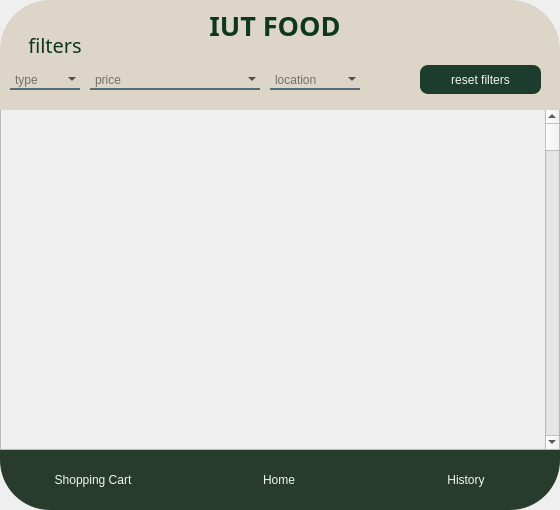
<?xml version="1.0" encoding="UTF-8"?>
<ui version="4.0">
 <class>CustomerMenu</class>
 <widget class="QWidget" name="CustomerMenu">
  <property name="geometry">
   <rect>
    <x>0</x>
    <y>0</y>
    <width>560</width>
    <height>510</height>
   </rect>
  </property>
  <property name="windowTitle">
   <string>Form</string>
  </property>
  <widget class="QStackedWidget" name="stackedWidget">
   <property name="geometry">
    <rect>
     <x>0</x>
     <y>0</y>
     <width>560</width>
     <height>510</height>
    </rect>
   </property>
   <property name="currentIndex">
    <number>0</number>
   </property>
   <widget class="QWidget" name="page">
    <widget class="QPushButton" name="HistoryButton">
     <property name="geometry">
      <rect>
       <x>372</x>
       <y>450</y>
       <width>188</width>
       <height>60</height>
      </rect>
     </property>
     <property name="styleSheet">
      <string notr="true">QPushButton#HistoryButton {
    background-color: rgba(40, 60, 45, 255);   
    color: #F0F8F2;                
    border-bottom-right-radius: 50px;              
    padding: 6px 20px;
}

QPushButton#HistoryButton:hover {
    background-color: rgba(55, 80, 60, 255);   
}

QPushButton#HistoryButton:pressed {
    background-color: rgba(30, 40, 30, 255);    
    padding-left: 8px;
    padding-top: 8px;
}
</string>
     </property>
     <property name="text">
      <string>History</string>
     </property>
    </widget>
    <widget class="QPushButton" name="homeButton">
     <property name="geometry">
      <rect>
       <x>186</x>
       <y>450</y>
       <width>186</width>
       <height>60</height>
      </rect>
     </property>
     <property name="styleSheet">
      <string notr="true">QPushButton#homeButton {
    background-color: rgba(40, 60, 45, 255);   
    color: #F0F8F2;                
    border-bottom-left-radius: 0px;              
    padding: 6px 20px;
}

QPushButton#homeButton:hover {
    background-color: rgba(55, 80, 60, 255);   
}

QPushButton#homeButton:pressed {
    background-color: rgba(30, 40, 30, 255);    
    padding-left: 8px;
    padding-top: 8px;
}
</string>
     </property>
     <property name="text">
      <string>Home</string>
     </property>
    </widget>
    <widget class="QPushButton" name="shoppingCartButton">
     <property name="geometry">
      <rect>
       <x>0</x>
       <y>450</y>
       <width>186</width>
       <height>60</height>
      </rect>
     </property>
     <property name="styleSheet">
      <string notr="true">QPushButton#shoppingCartButton {
    background-color: rgba(40, 60, 45, 255);   
    color: #F0F8F2;                              
    border-bottom-left-radius: 50px;
    padding: 6px 20px;
}

QPushButton#shoppingCartButton:hover {
    background-color: rgba(55, 80, 60, 255);   
}

QPushButton#shoppingCartButton:pressed {
    background-color: rgba(30, 40, 30, 255);    
    padding-left: 8px;
    padding-top: 8px;
}
</string>
     </property>
     <property name="text">
      <string>Shopping Cart</string>
     </property>
    </widget>
    <widget class="QScrollArea" name="scrollArea">
     <property name="geometry">
      <rect>
       <x>0</x>
       <y>109</y>
       <width>560</width>
       <height>341</height>
      </rect>
     </property>
     <property name="styleSheet">
      <string notr="true">QScrollArea, QScrollArea &gt; QWidget &gt; QWidget {
    background-color: rgba(220, 213, 200, 1);
}
QScrollBar:vertical, QScrollBar:horizontal {
    width: 0px;
    height: 0px;
}</string>
     </property>
     <property name="widgetResizable">
      <bool>true</bool>
     </property>
     <widget class="QWidget" name="scrollAreaWidgetContents">
      <property name="geometry">
       <rect>
        <x>0</x>
        <y>0</y>
        <width>558</width>
        <height>20000</height>
       </rect>
      </property>
      <property name="minimumSize">
       <size>
        <width>0</width>
        <height>20000</height>
       </size>
      </property>
      <widget class="QWidget" name="verticalLayoutWidget">
       <property name="geometry">
        <rect>
         <x>0</x>
         <y>0</y>
         <width>560</width>
         <height>540</height>
        </rect>
       </property>
       <layout class="QVBoxLayout" name="verticalLayout">
        <property name="sizeConstraint">
         <enum>QLayout::SizeConstraint::SetFixedSize</enum>
        </property>
       </layout>
      </widget>
     </widget>
    </widget>
    <widget class="QLabel" name="label_3">
     <property name="geometry">
      <rect>
       <x>0</x>
       <y>0</y>
       <width>560</width>
       <height>110</height>
      </rect>
     </property>
     <property name="font">
      <font>
       <pointsize>20</pointsize>
      </font>
     </property>
     <property name="styleSheet">
      <string notr="true">background-color:rgba(220, 213, 200, 1);
border-top-right-radius: 50px;
border-top-left-radius: 50px;</string>
     </property>
     <property name="text">
      <string/>
     </property>
    </widget>
    <widget class="QLabel" name="label_5">
     <property name="geometry">
      <rect>
       <x>180</x>
       <y>0</y>
       <width>190</width>
       <height>51</height>
      </rect>
     </property>
     <property name="font">
      <font>
       <family>Bauhaus 93</family>
       <pointsize>20</pointsize>
       <italic>false</italic>
       <bold>true</bold>
      </font>
     </property>
     <property name="layoutDirection">
      <enum>Qt::LayoutDirection::LeftToRight</enum>
     </property>
     <property name="styleSheet">
      <string notr="true">color:rgba(13, 55, 30, 1);</string>
     </property>
     <property name="text">
      <string>IUT FOOD</string>
     </property>
     <property name="textFormat">
      <enum>Qt::TextFormat::AutoText</enum>
     </property>
     <property name="alignment">
      <set>Qt::AlignmentFlag::AlignCenter</set>
     </property>
    </widget>
    <widget class="QComboBox" name="locationComboBox">
     <property name="geometry">
      <rect>
       <x>270</x>
       <y>70</y>
       <width>90</width>
       <height>20</height>
      </rect>
     </property>
     <property name="styleSheet">
      <string notr="true">QComboBox {
	background-color:rgba(0, 0, 0, 0);
	border:none;
	border-bottom:2px solid rgba(46, 82, 101, 200);
	color:rgba(0, 0, 0, 240);
}

QComboBox QAbstractItemView {
    background-color: rgba(66, 90, 81, 200);      
    selection-background-color: rgba(60, 100, 80, 255);
    color: #F0F8F2;
    border: 1px solid rgba(100, 150, 120, 100);
}
</string>
     </property>
     <property name="currentText">
      <string/>
     </property>
     <property name="placeholderText">
      <string>location</string>
     </property>
    </widget>
    <widget class="QComboBox" name="priceComboBox">
     <property name="geometry">
      <rect>
       <x>90</x>
       <y>70</y>
       <width>170</width>
       <height>20</height>
      </rect>
     </property>
     <property name="styleSheet">
      <string notr="true">QComboBox {
	background-color:rgba(0, 0, 0, 0);
	border:none;
	border-bottom:2px solid rgba(46, 82, 101, 200);
	color:rgba(0, 0, 0, 240);
}

QComboBox QAbstractItemView {
    background-color: rgba(66, 90, 81, 200);      
    selection-background-color: rgba(60, 100, 80, 255);
    color: #F0F8F2;
    border: 1px solid rgba(100, 150, 120, 100);
}
</string>
     </property>
     <property name="currentText">
      <string/>
     </property>
     <property name="placeholderText">
      <string>price</string>
     </property>
    </widget>
    <widget class="QComboBox" name="typeComboBox">
     <property name="geometry">
      <rect>
       <x>10</x>
       <y>70</y>
       <width>70</width>
       <height>20</height>
      </rect>
     </property>
     <property name="styleSheet">
      <string notr="true">QComboBox {
	background-color:rgba(0, 0, 0, 0);
	border:none;
	border-bottom:2px solid rgba(46, 82, 101, 200);
	color:rgba(0, 0, 0, 240);
}

QComboBox QAbstractItemView {
    background-color: rgba(66, 90, 81, 200);      
    selection-background-color: rgba(60, 100, 80, 255);
    color: #F0F8F2;
    border: 1px solid rgba(100, 150, 120, 100);
}
</string>
     </property>
     <property name="currentText">
      <string/>
     </property>
     <property name="placeholderText">
      <string>type</string>
     </property>
    </widget>
    <widget class="QLabel" name="label_6">
     <property name="geometry">
      <rect>
       <x>10</x>
       <y>30</y>
       <width>90</width>
       <height>30</height>
      </rect>
     </property>
     <property name="font">
      <font>
       <family>Eras ITC</family>
       <pointsize>15</pointsize>
       <italic>false</italic>
       <bold>false</bold>
      </font>
     </property>
     <property name="layoutDirection">
      <enum>Qt::LayoutDirection::LeftToRight</enum>
     </property>
     <property name="styleSheet">
      <string notr="true">color:rgba(13, 55, 30, 1);</string>
     </property>
     <property name="text">
      <string>filters</string>
     </property>
     <property name="textFormat">
      <enum>Qt::TextFormat::AutoText</enum>
     </property>
     <property name="alignment">
      <set>Qt::AlignmentFlag::AlignCenter</set>
     </property>
    </widget>
    <widget class="QPushButton" name="resetFiltersButton">
     <property name="geometry">
      <rect>
       <x>420</x>
       <y>65</y>
       <width>121</width>
       <height>29</height>
      </rect>
     </property>
     <property name="styleSheet">
      <string notr="true">QPushButton#resetFiltersButton {
    background-color: rgba(30, 60, 45, 255);   
    color: #F0F8F2;                              
    border-radius: 8px;
    padding: 6px 20px;
}

QPushButton#resetFiltersButton:hover {
    background-color: rgba(45, 80, 60, 255);   
}

QPushButton#resetFiltersButton:pressed {
    background-color: rgba(20, 40, 30, 255);    
    padding-left: 8px;
    padding-top: 8px;
}
</string>
     </property>
     <property name="text">
      <string>reset filters</string>
     </property>
    </widget>
    <widget class="QPushButton" name="orderTrackingButton">
     <property name="geometry">
      <rect>
       <x>280</x>
       <y>510</y>
       <width>140</width>
       <height>60</height>
      </rect>
     </property>
     <property name="styleSheet">
      <string notr="true">QPushButton#orderTrackingButton {
    background-color: rgba(40, 60, 45, 255);   
    color: #F0F8F2;                
    border-bottom-left-radius: 0px;              
    padding: 6px 20px;
}

QPushButton#orderTrackingButton:hover {
    background-color: rgba(55, 80, 60, 255);   
}

QPushButton#orderTrackingButton:pressed {
    background-color: rgba(30, 40, 30, 255);    
    padding-left: 8px;
    padding-top: 8px;
}
</string>
     </property>
     <property name="text">
      <string>Order tracking</string>
     </property>
    </widget>
   </widget>
   <widget class="QWidget" name="shoppingCartPage">
    <widget class="QFrame" name="cartScrollHolder">
     <property name="geometry">
      <rect>
       <x>-10</x>
       <y>70</y>
       <width>360</width>
       <height>390</height>
      </rect>
     </property>
     <property name="frameShape">
      <enum>QFrame::Shape::StyledPanel</enum>
     </property>
     <property name="frameShadow">
      <enum>QFrame::Shadow::Raised</enum>
     </property>
    </widget>
    <widget class="QLabel" name="label_14">
     <property name="geometry">
      <rect>
       <x>0</x>
       <y>0</y>
       <width>560</width>
       <height>80</height>
      </rect>
     </property>
     <property name="font">
      <font>
       <pointsize>20</pointsize>
      </font>
     </property>
     <property name="styleSheet">
      <string notr="true">background-color:rgba(220, 213, 200, 1);
border-top-right-radius: 50px;
border-top-left-radius: 50px;</string>
     </property>
     <property name="text">
      <string/>
     </property>
    </widget>
    <widget class="QLabel" name="label_15">
     <property name="geometry">
      <rect>
       <x>150</x>
       <y>0</y>
       <width>261</width>
       <height>70</height>
      </rect>
     </property>
     <property name="font">
      <font>
       <family>Bauhaus 93</family>
       <pointsize>20</pointsize>
       <italic>false</italic>
       <bold>true</bold>
      </font>
     </property>
     <property name="layoutDirection">
      <enum>Qt::LayoutDirection::LeftToRight</enum>
     </property>
     <property name="styleSheet">
      <string notr="true">color:rgba(13, 55, 30, 1);</string>
     </property>
     <property name="text">
      <string>Shopping Cart</string>
     </property>
     <property name="textFormat">
      <enum>Qt::TextFormat::AutoText</enum>
     </property>
     <property name="alignment">
      <set>Qt::AlignmentFlag::AlignCenter</set>
     </property>
    </widget>
    <widget class="QLabel" name="label_16">
     <property name="geometry">
      <rect>
       <x>330</x>
       <y>80</y>
       <width>230</width>
       <height>370</height>
      </rect>
     </property>
     <property name="font">
      <font>
       <pointsize>20</pointsize>
      </font>
     </property>
     <property name="styleSheet">
      <string notr="true">background-color:rgba(220, 213, 200, 1);</string>
     </property>
     <property name="text">
      <string/>
     </property>
    </widget>
    <widget class="QLabel" name="label_4">
     <property name="geometry">
      <rect>
       <x>330</x>
       <y>80</y>
       <width>230</width>
       <height>270</height>
      </rect>
     </property>
     <property name="styleSheet">
      <string notr="true">background-color:rgba(0, 0, 0, 80);
border-bottom-right-radius: 50px;
border-bottom-left-radius: 50px;
border-top-left-radius: 50px;
border-top-right-radius: 50px;</string>
     </property>
     <property name="text">
      <string/>
     </property>
    </widget>
    <widget class="QLabel" name="label_17">
     <property name="geometry">
      <rect>
       <x>330</x>
       <y>90</y>
       <width>241</width>
       <height>60</height>
      </rect>
     </property>
     <property name="font">
      <font>
       <family>8514oem</family>
       <pointsize>15</pointsize>
       <italic>false</italic>
       <bold>false</bold>
      </font>
     </property>
     <property name="layoutDirection">
      <enum>Qt::LayoutDirection::LeftToRight</enum>
     </property>
     <property name="styleSheet">
      <string notr="true">color:rgba(13, 55, 30, 1);</string>
     </property>
     <property name="text">
      <string>Number of orders :</string>
     </property>
     <property name="textFormat">
      <enum>Qt::TextFormat::AutoText</enum>
     </property>
     <property name="alignment">
      <set>Qt::AlignmentFlag::AlignCenter</set>
     </property>
    </widget>
    <widget class="QLabel" name="numberOfOrders">
     <property name="geometry">
      <rect>
       <x>350</x>
       <y>150</y>
       <width>170</width>
       <height>31</height>
      </rect>
     </property>
     <property name="font">
      <font>
       <family>Informal Roman</family>
       <pointsize>25</pointsize>
       <italic>false</italic>
       <bold>true</bold>
      </font>
     </property>
     <property name="layoutDirection">
      <enum>Qt::LayoutDirection::LeftToRight</enum>
     </property>
     <property name="styleSheet">
      <string notr="true">color:rgba(13, 55, 30, 1);</string>
     </property>
     <property name="text">
      <string>number</string>
     </property>
     <property name="textFormat">
      <enum>Qt::TextFormat::AutoText</enum>
     </property>
     <property name="alignment">
      <set>Qt::AlignmentFlag::AlignLeading|Qt::AlignmentFlag::AlignLeft|Qt::AlignmentFlag::AlignVCenter</set>
     </property>
    </widget>
    <widget class="QLabel" name="label_13">
     <property name="geometry">
      <rect>
       <x>330</x>
       <y>190</y>
       <width>230</width>
       <height>60</height>
      </rect>
     </property>
     <property name="font">
      <font>
       <family>8514oem</family>
       <pointsize>15</pointsize>
       <italic>false</italic>
       <bold>false</bold>
      </font>
     </property>
     <property name="layoutDirection">
      <enum>Qt::LayoutDirection::LeftToRight</enum>
     </property>
     <property name="styleSheet">
      <string notr="true">color:rgba(13, 55, 30, 1);</string>
     </property>
     <property name="text">
      <string>Total price of orders :</string>
     </property>
     <property name="textFormat">
      <enum>Qt::TextFormat::AutoText</enum>
     </property>
     <property name="alignment">
      <set>Qt::AlignmentFlag::AlignCenter</set>
     </property>
    </widget>
    <widget class="QLabel" name="totalPrice">
     <property name="geometry">
      <rect>
       <x>350</x>
       <y>255</y>
       <width>160</width>
       <height>31</height>
      </rect>
     </property>
     <property name="font">
      <font>
       <family>Informal Roman</family>
       <pointsize>25</pointsize>
       <italic>false</italic>
       <bold>true</bold>
      </font>
     </property>
     <property name="layoutDirection">
      <enum>Qt::LayoutDirection::LeftToRight</enum>
     </property>
     <property name="styleSheet">
      <string notr="true">color:rgba(13, 55, 30, 1);</string>
     </property>
     <property name="text">
      <string>price</string>
     </property>
     <property name="textFormat">
      <enum>Qt::TextFormat::AutoText</enum>
     </property>
     <property name="alignment">
      <set>Qt::AlignmentFlag::AlignLeading|Qt::AlignmentFlag::AlignLeft|Qt::AlignmentFlag::AlignVCenter</set>
     </property>
    </widget>
    <widget class="QLabel" name="label_18">
     <property name="geometry">
      <rect>
       <x>520</x>
       <y>260</y>
       <width>30</width>
       <height>31</height>
      </rect>
     </property>
     <property name="font">
      <font>
       <family>Informal Roman</family>
       <pointsize>25</pointsize>
       <italic>false</italic>
       <bold>true</bold>
      </font>
     </property>
     <property name="layoutDirection">
      <enum>Qt::LayoutDirection::LeftToRight</enum>
     </property>
     <property name="styleSheet">
      <string notr="true">color:rgba(13, 55, 30, 1);</string>
     </property>
     <property name="text">
      <string>$</string>
     </property>
     <property name="textFormat">
      <enum>Qt::TextFormat::AutoText</enum>
     </property>
     <property name="alignment">
      <set>Qt::AlignmentFlag::AlignLeading|Qt::AlignmentFlag::AlignLeft|Qt::AlignmentFlag::AlignVCenter</set>
     </property>
    </widget>
    <widget class="QPushButton" name="orderButton">
     <property name="geometry">
      <rect>
       <x>390</x>
       <y>370</y>
       <width>110</width>
       <height>60</height>
      </rect>
     </property>
     <property name="styleSheet">
      <string notr="true">QPushButton#orderButton {
    background-color: rgba(40, 60, 45, 255);   
    color: #F0F8F2;                              
    border-bottom-left-radius: 20px;
	border-top-left-radius: 20px;
    border-bottom-right-radius: 20px;
    border-top-right-radius: 20px;
    padding: 6px 20px;
}

QPushButton#orderButton:hover {
    background-color: rgba(55, 80, 60, 255);   
}

QPushButton#orderButton:pressed {
    background-color: rgba(30, 40, 30, 255);    
    padding-left: 8px;
    padding-top: 8px;
}
</string>
     </property>
     <property name="text">
      <string>order</string>
     </property>
    </widget>
    <widget class="QPushButton" name="shoppingCartButton_2">
     <property name="geometry">
      <rect>
       <x>0</x>
       <y>450</y>
       <width>186</width>
       <height>60</height>
      </rect>
     </property>
     <property name="styleSheet">
      <string notr="true">QPushButton#shoppingCartButton_2 {
    background-color: rgba(40, 60, 45, 255);   
    color: #F0F8F2;                              
    border-bottom-left-radius: 50px;
    padding: 6px 20px;
}

QPushButton#shoppingCartButton_2:hover {
    background-color: rgba(55, 80, 60, 255);   
}

QPushButton#shoppingCartButton_2:pressed {
    background-color: rgba(30, 40, 30, 255);    
    padding-left: 8px;
    padding-top: 8px;
}
</string>
     </property>
     <property name="text">
      <string>Shopping Cart</string>
     </property>
    </widget>
    <widget class="QPushButton" name="homeButton_2">
     <property name="geometry">
      <rect>
       <x>186</x>
       <y>450</y>
       <width>186</width>
       <height>60</height>
      </rect>
     </property>
     <property name="styleSheet">
      <string notr="true">QPushButton#homeButton_2 {
    background-color: rgba(40, 60, 45, 255);   
    color: #F0F8F2;                
    border-bottom-left-radius: 0px;              
    padding: 6px 20px;
}

QPushButton#homeButton_2:hover {
    background-color: rgba(55, 80, 60, 255);   
}

QPushButton#homeButton_2:pressed {
    background-color: rgba(30, 40, 30, 255);    
    padding-left: 8px;
    padding-top: 8px;
}
</string>
     </property>
     <property name="text">
      <string>Home</string>
     </property>
    </widget>
    <widget class="QPushButton" name="HistoryButton_2">
     <property name="geometry">
      <rect>
       <x>372</x>
       <y>450</y>
       <width>188</width>
       <height>60</height>
      </rect>
     </property>
     <property name="styleSheet">
      <string notr="true">QPushButton#HistoryButton_2 {
    background-color: rgba(40, 60, 45, 255);   
    color: #F0F8F2;                
    border-bottom-right-radius: 50px;              
    padding: 6px 20px;
}

QPushButton#HistoryButton_2:hover {
    background-color: rgba(55, 80, 60, 255);   
}

QPushButton#HistoryButton_2:pressed {
    background-color: rgba(30, 40, 30, 255);    
    padding-left: 8px;
    padding-top: 8px;
}
</string>
     </property>
     <property name="text">
      <string>History</string>
     </property>
    </widget>
    <widget class="QPushButton" name="orderTrackingButton_2">
     <property name="geometry">
      <rect>
       <x>280</x>
       <y>510</y>
       <width>140</width>
       <height>60</height>
      </rect>
     </property>
     <property name="styleSheet">
      <string notr="true">QPushButton#orderTrackingButton_2 {
    background-color: rgba(40, 60, 45, 255);   
    color: #F0F8F2;                
    border-bottom-left-radius: 0px;              
    padding: 6px 20px;
}

QPushButton#orderTrackingButton_2:hover {
    background-color: rgba(55, 80, 60, 255);   
}

QPushButton#orderTrackingButton_2:pressed {
    background-color: rgba(30, 40, 30, 255);    
    padding-left: 8px;
    padding-top: 8px;
}
</string>
     </property>
     <property name="text">
      <string>Order tracking</string>
     </property>
    </widget>
   </widget>
   <widget class="QWidget" name="HistoryPage">
    <widget class="QFrame" name="historyFrame">
     <property name="geometry">
      <rect>
       <x>210</x>
       <y>70</y>
       <width>360</width>
       <height>390</height>
      </rect>
     </property>
     <property name="frameShape">
      <enum>QFrame::Shape::StyledPanel</enum>
     </property>
     <property name="frameShadow">
      <enum>QFrame::Shadow::Raised</enum>
     </property>
    </widget>
    <widget class="QLabel" name="label_9">
     <property name="geometry">
      <rect>
       <x>0</x>
       <y>0</y>
       <width>560</width>
       <height>80</height>
      </rect>
     </property>
     <property name="font">
      <font>
       <pointsize>20</pointsize>
      </font>
     </property>
     <property name="styleSheet">
      <string notr="true">background-color:rgba(220, 213, 200, 1);
border-top-right-radius: 50px;
border-top-left-radius: 50px;</string>
     </property>
     <property name="text">
      <string/>
     </property>
    </widget>
    <widget class="QLabel" name="label_12">
     <property name="geometry">
      <rect>
       <x>150</x>
       <y>0</y>
       <width>261</width>
       <height>70</height>
      </rect>
     </property>
     <property name="font">
      <font>
       <family>Bauhaus 93</family>
       <pointsize>20</pointsize>
       <italic>false</italic>
       <bold>true</bold>
      </font>
     </property>
     <property name="layoutDirection">
      <enum>Qt::LayoutDirection::LeftToRight</enum>
     </property>
     <property name="styleSheet">
      <string notr="true">color:rgba(13, 55, 30, 1);</string>
     </property>
     <property name="text">
      <string>History</string>
     </property>
     <property name="textFormat">
      <enum>Qt::TextFormat::AutoText</enum>
     </property>
     <property name="alignment">
      <set>Qt::AlignmentFlag::AlignCenter</set>
     </property>
    </widget>
    <widget class="QLabel" name="label_2">
     <property name="geometry">
      <rect>
       <x>0</x>
       <y>80</y>
       <width>230</width>
       <height>371</height>
      </rect>
     </property>
     <property name="styleSheet">
      <string notr="true">background-image: url(:/images/finalback.jpg);</string>
     </property>
     <property name="text">
      <string/>
     </property>
    </widget>
    <widget class="QPushButton" name="deleteHistoryButton">
     <property name="geometry">
      <rect>
       <x>40</x>
       <y>360</y>
       <width>141</width>
       <height>60</height>
      </rect>
     </property>
     <property name="styleSheet">
      <string notr="true">QPushButton#deleteHistoryButton {
    background-color: rgba(40, 60, 45, 255);   
    color: #F0F8F2;                              
    border-bottom-left-radius: 20px;
	border-top-left-radius: 20px;
    border-bottom-right-radius: 20px;
    border-top-right-radius: 20px;
    padding: 6px 20px;
}

QPushButton#deleteHistoryButton:hover {
    background-color: rgba(55, 80, 60, 255);   
}

QPushButton#deleteHistoryButton:pressed {
    background-color: rgba(30, 40, 30, 255);    
    padding-left: 8px;
    padding-top: 8px;
}
</string>
     </property>
     <property name="text">
      <string>delete history</string>
     </property>
    </widget>
    <widget class="QPushButton" name="shoppingCartButton_3">
     <property name="geometry">
      <rect>
       <x>0</x>
       <y>450</y>
       <width>186</width>
       <height>60</height>
      </rect>
     </property>
     <property name="styleSheet">
      <string notr="true">QPushButton#shoppingCartButton_3 {
    background-color: rgba(40, 60, 45, 255);   
    color: #F0F8F2;                              
    border-bottom-left-radius: 50px;
    padding: 6px 20px;
}

QPushButton#shoppingCartButton_3:hover {
    background-color: rgba(55, 80, 60, 255);   
}

QPushButton#shoppingCartButton_3:pressed {
    background-color: rgba(30, 40, 30, 255);    
    padding-left: 8px;
    padding-top: 8px;
}
</string>
     </property>
     <property name="text">
      <string>Shopping Cart</string>
     </property>
    </widget>
    <widget class="QPushButton" name="homeButton_3">
     <property name="geometry">
      <rect>
       <x>186</x>
       <y>450</y>
       <width>186</width>
       <height>60</height>
      </rect>
     </property>
     <property name="styleSheet">
      <string notr="true">QPushButton#homeButton_3 {
    background-color: rgba(40, 60, 45, 255);   
    color: #F0F8F2;                
    border-bottom-left-radius: 0px;              
    padding: 6px 20px;
}

QPushButton#homeButton_3:hover {
    background-color: rgba(55, 80, 60, 255);   
}

QPushButton#homeButton_3:pressed {
    background-color: rgba(30, 40, 30, 255);    
    padding-left: 8px;
    padding-top: 8px;
}
</string>
     </property>
     <property name="text">
      <string>Home</string>
     </property>
    </widget>
    <widget class="QPushButton" name="HistoryButton_3">
     <property name="geometry">
      <rect>
       <x>372</x>
       <y>450</y>
       <width>188</width>
       <height>60</height>
      </rect>
     </property>
     <property name="styleSheet">
      <string notr="true">QPushButton#HistoryButton_3 {
    background-color: rgba(40, 60, 45, 255);   
    color: #F0F8F2;                
    border-bottom-right-radius: 50px;              
    padding: 6px 20px;
}

QPushButton#HistoryButton_3:hover {
    background-color: rgba(55, 80, 60, 255);   
}

QPushButton#HistoryButton_3:pressed {
    background-color: rgba(30, 40, 30, 255);    
    padding-left: 8px;
    padding-top: 8px;
}
</string>
     </property>
     <property name="text">
      <string>History</string>
     </property>
    </widget>
    <widget class="QPushButton" name="orderTrackingButton_3">
     <property name="geometry">
      <rect>
       <x>280</x>
       <y>510</y>
       <width>140</width>
       <height>60</height>
      </rect>
     </property>
     <property name="styleSheet">
      <string notr="true">QPushButton#orderTrackingButton_3 {
    background-color: rgba(40, 60, 45, 255);   
    color: #F0F8F2;                
    border-bottom-left-radius: 0px;              
    padding: 6px 20px;
}

QPushButton#orderTrackingButton_3:hover {
    background-color: rgba(55, 80, 60, 255);   
}

QPushButton#orderTrackingButton_3:pressed {
    background-color: rgba(30, 40, 30, 255);    
    padding-left: 8px;
    padding-top: 8px;
}
</string>
     </property>
     <property name="text">
      <string>Order tracking</string>
     </property>
    </widget>
   </widget>
  </widget>
 </widget>
 <resources/>
 <connections/>
</ui>
